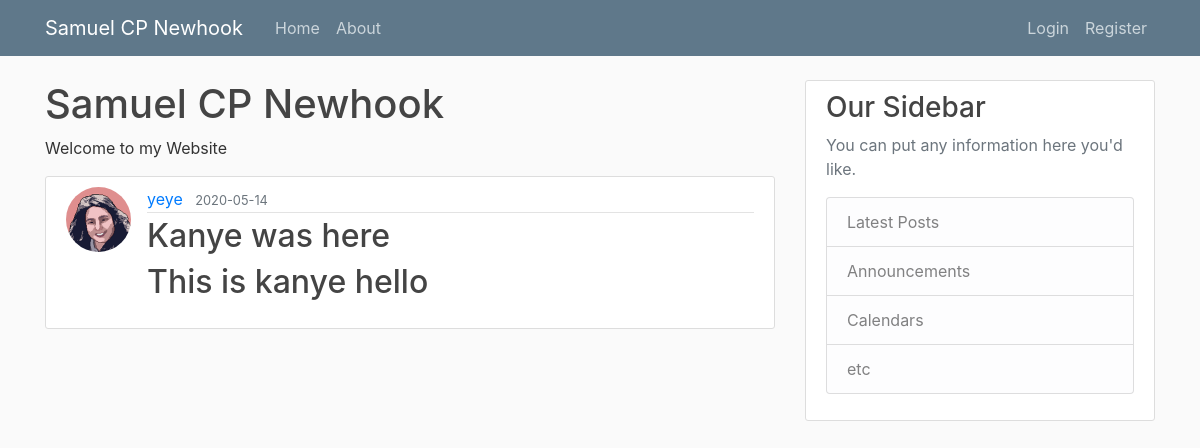
/post/10, run on the app's committed database.
### samnewhook/models.py (models this page shows, shortened)
class User(db.Model, UserMixin):
    id = db.Column(db.Integer, primary_key=True)
    username = db.Column(db.String(20), unique=True, nullable=False)
    email = db.Column(db.String(120), unique=True, nullable=False)
    image_file = db.Column(db.String(20), nullable=False, default='default.jpg')
    password = db.Column(db.String(60), nullable=False)
    posts = db.relationship('Post', backref='author', lazy=True)

class Post(db.Model):
    id = db.Column(db.Integer, primary_key=True)
    title = db.Column(db.String(100), nullable=False)
    date_posted = db.Column(db.DateTime, nullable=False, default=datetime.utcnow)
    content = db.Column(db.Text, nullable=False)
    user_id = db.Column(db.Integer, db.ForeignKey('user.id'), nullable=False)

### samnewhook/routes.py (the view)
@app.route("/post/<int:post_id>")
def post(post_id):
    post = Post.query.get_or_404(post_id)
    return render_template('post.html', title=post.title, post=post)

### samnewhook/templates/post.html (shortened to what this page needs)
{% extends "layout.html" %}
{% block content %}
<div>
    <h1>Samuel CP Newhook</h1>
    <p>Welcome to my Website</p>
</div>
<article class="media content-section">
  <img class="rounded-circle article-img" src="{{ url_for('static', filename='profile_pics/' + post.author.image_file)}}">
  <div class="media-body">
    <div class="article-metadata">
      <a class="mr-2" href="{{ url_for('user_posts', username=post.author.username) }}">{{ post.author.username }}</a>
      <small class="text-muted">{{ post.date_posted.strftime('%Y-%m-%d') }}</small>
    </div>
    <h2 class="article-title">{{ post.title }}<h2>
    <p class="article-content">{{ post.content }}</p>
  </div>
</article>
{% endblock content%}

### samnewhook/static/main.css (style rules this page uses)
body { background: #fafafa; color: #333333; margin-top: 5rem; }
h1, h2, h3, h4, h5, h6 { color: #444444; }
.content-section { background: #ffffff; padding: 10px 20px; border: 1px solid #dddddd; border-radius: 3px; margin-bottom: 20px; }
.article-title { color: #444444; }
.article-content { white-space: pre-line; }
.article-img { height: 65px; width: 65px; margin-right: 16px; }
.article-metadata { padding-bottom: 1px; margin-bottom: 4px; border-bottom: 1px solid #e3e3e3 }

### data on the page
User: image_file (picture), author.username "yeye"
Post: date_posted "2020-05-14", title "Kanye was here", content "This is kanye hello"
